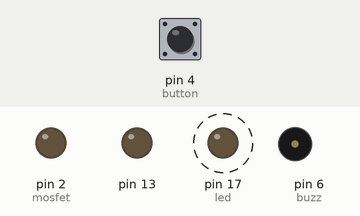
Simulated run of this sketch. Board: Arduino Uno, built with avr-gcc and run on an emulated ATmega328P. On the bench: output pins drawn as LEDs (lit = HIGH), buzzer (waves = sounding, pin HIGH). Dashed ring = blinking. The test bench sets the inputs (shaded band); at power-on: pin 4 (button) HIGH.

Above: at 6.2 s.
6.3 s: pin 4 (button) pulled LOW for 1.2 s
At 18.8 s:
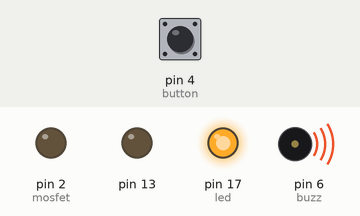
At 19.8 s:
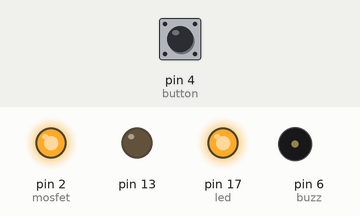
Timing chart, 0 to 21.5 s (numbered marks = the images above; inputs shaded):
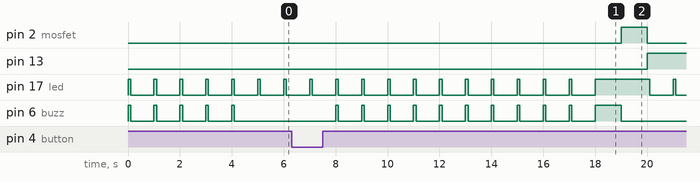

The sketch:

LauchPadV2.ino
```cpp
#include <Servo.h>
#define button 4
#define led 17
#define buzz 6
#define mosfet 2
Servo arms;
boolean button_state = 0;
void setup() {
  pinMode(mosfet, OUTPUT);
  pinMode(13, OUTPUT);
  pinMode(led, OUTPUT);
  pinMode(buzz, OUTPUT);
  pinMode(button, INPUT_PULLUP);
  arms.write(90);
  int i = 0;
  while (i < 5) {
    i++;
    digitalWrite(led, 1);
    digitalWrite(buzz, 1);
    delay(100);
    digitalWrite(led, 0);
    digitalWrite(buzz, 0);
    delay(900);
  }
}

void loop() {
  button_state = (!digitalRead(4));
  digitalWrite(led, 1);
  delay(100);
  digitalWrite(led, 0);
  delay(900);
  if (button_state == 1) {
    int l = 0;
    while(l < 10) {
      l++;
      digitalWrite(led, 1);
      digitalWrite(buzz, 1);
      delay(100);
      digitalWrite(led, 0);
      digitalWrite(buzz, 0);
      delay(900);
    }
    digitalWrite(led, 1);
    digitalWrite(buzz, 1);
    arms.write(0);
    delay(1000);
    digitalWrite(buzz, 0);
    digitalWrite(mosfet, 1);
    delay(1000);
    digitalWrite(mosfet, 0);
    digitalWrite(13, 1);
    digitalWrite(led, 0);
    arms.write(90);
  }
}
```

Measured:
- after the input at 6.3 s, pin 2 (mosfet): LOW → HIGH after 12.7 s, → LOW 1.0 s later; pin 13: LOW → HIGH after 13.7 s; pin 6 (buzz): goes 10 × (HIGH 0.10 s, LOW 0.90 s), HIGH 1.0 s, then LOW, starting after 1.7 s
